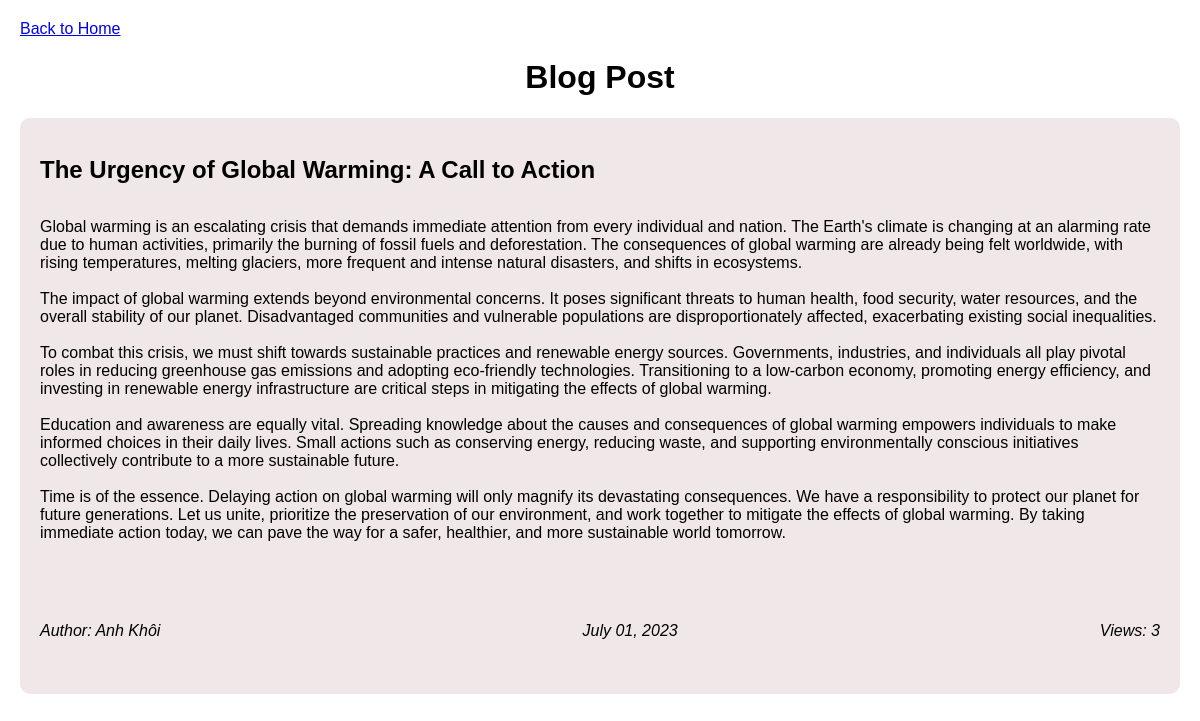
Screenshot of /post/2 with the database file from the repository.
### app/models.py (models this page shows)
class Post(db.Model):
    id = db.Column(db.Integer, primary_key=True)
    title = db.Column(db.String(100))
    content = db.Column(db.Text)
    author = db.Column(db.String(50))
    views = db.Column(db.Integer, default=0)
    date = db.Column(db.DateTime, default=datetime.utcnow)

### app/routes/blog_routes.py (the view)
@blog_bp.route('/post/<int:post_id>')
def post(post_id):
    post = Post.query.get(post_id)
    if post:
        post.views += 1
        db.session.commit()
        return render_template('post.html', post=post)
    else:
        return redirect('/')

### app/templates/post.html (shortened to what this page needs)
<!DOCTYPE html>
<html>
<head>
</head>
<body>
    <a href="/">Back to Home</a>
    <h1>Blog Post</h1>
    <div class="post">
        <h2>{{ post.title }}</h2>
        <p>{{ post.content }}</p>
        <div class="meta-data">
            <p>Author: {{ post.author }}</p>
            <p>{{ post.date.strftime('%B %d, %Y') }}</p>
            <p>Views: {{ post.views }}</p>
        </div>
    </div>
</body>
</html>

### app/templates/post.html (style rules this page uses)
body { font-family: Arial, sans-serif; margin: 20px; }
h1 { text-align: center; }
.post { margin-bottom: 0px; padding: 20px; background-color: #f0e8e8; border-radius: 10px; white-space: pre-line; }
.post h2 { margin-top: 0px; margin-bottom: 0px; }
.post .meta-data { display: flex; justify-content: space-between; align-items: center; font-style: italic; margin-top: 30px; }

### rows the page displays
Post: title "The Urgency of Global Warming: A Call to Action", content "Global warming is an escalating crisis that demands immediate attention from every individual and nation. The Earth's climate is changing at an alarming rate due to human activities, primarily the burning of fossil fuels and deforestation. The consequences of global warming are already being felt worldwide, with rising temperatures, melting glaciers, more frequent and intense natural disasters, and shifts in ecosystems. The impact of global warming extends beyond environmental concerns. It poses significant threats to human health, food security, water resources, and the overall stability of our planet. Disadvantaged communities and vulnerable populations are disproportionately affected,…", author "Anh Khôi", date "July 01, 2023", views "3"
